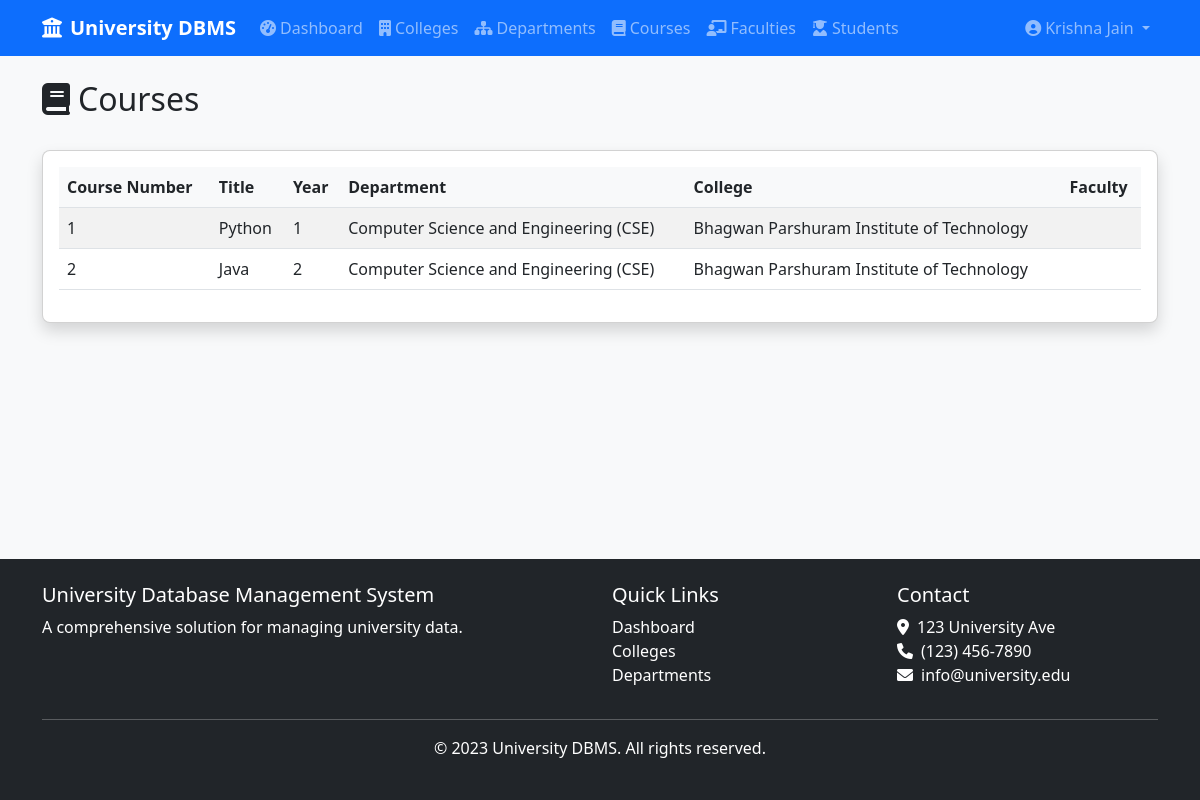
The page /courses (signed in) on the database as committed earlier.
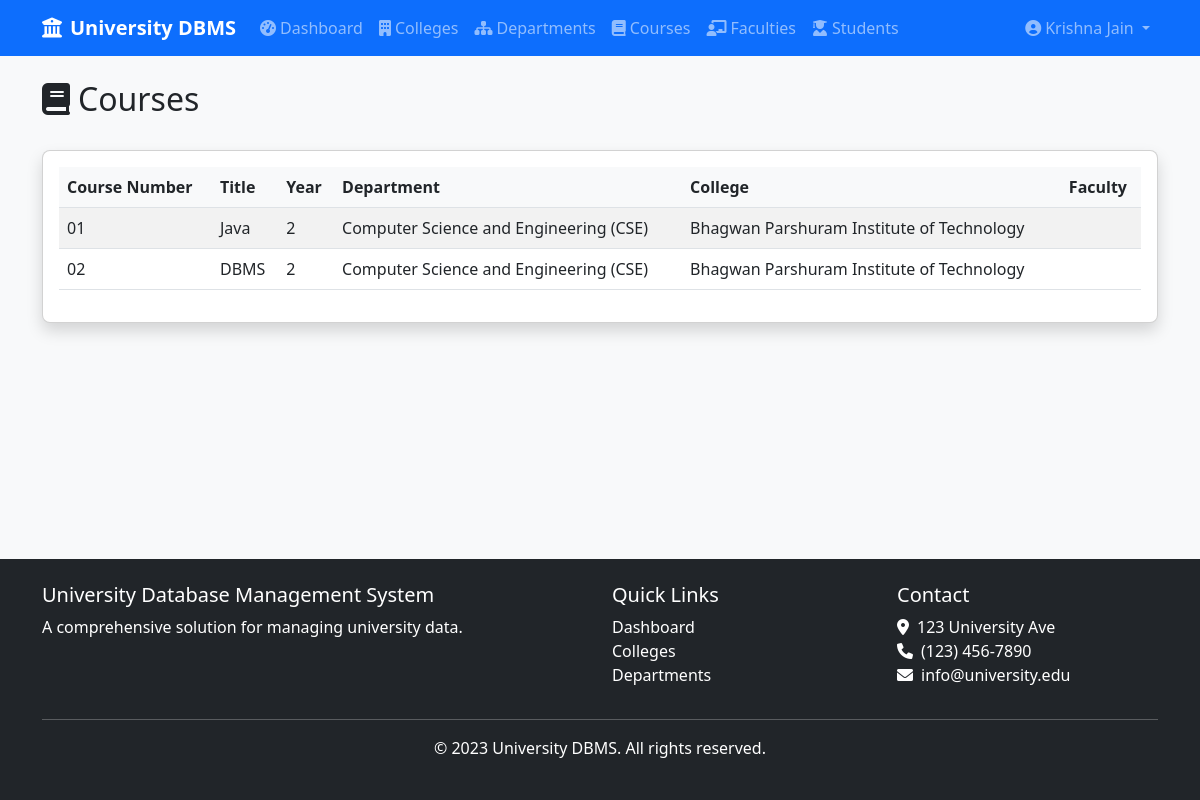
The same page on the database as committed later.
### app/models/user.py (models this page shows, shortened)
class User(UserMixin, db.Model):
    __tablename__ = 'users'
    id = db.Column(db.Integer, primary_key=True)
    username = db.Column(db.String(100), unique=True, nullable=False)
    email = db.Column(db.String(100), unique=True, nullable=False)
    password = db.Column(db.String(100), nullable=False)
    role = db.Column(db.String(20), nullable=False, default='user')  # 'admin' or 'user'
    created_at = db.Column(db.DateTime, default=datetime.utcnow)
    def is_admin(self):
        return self.role == 'admin'

### app/models/course.py (models this page shows, shortened)
class Course(db.Model):
    __tablename__ = 'courses'
    id = db.Column(db.Integer, primary_key=True)
    course_number = db.Column(db.String(20), nullable=False, unique=True)
    title = db.Column(db.String(100), nullable=False)
    description = db.Column(db.Text)
    credits = db.Column(db.Integer, nullable=False)
    year = db.Column(db.Integer, nullable=False)  # 1, 2, 3, or 4
    department_id = db.Column(db.Integer, db.ForeignKey('departments.id'), nullable=False)
    department = db.relationship('Department', backref='courses', lazy=True)
    faculty_courses = db.relationship('FacultyCourse', backref='course', lazy=True, cascade='all, delete-orphan')

### app/models/department.py (models this page shows, shortened)
class Department(db.Model):
    __tablename__ = 'departments'
    id = db.Column(db.Integer, primary_key=True)
    name = db.Column(db.String(100), nullable=False)
    head_of_department = db.Column(db.String(100), nullable=False)
    contact_number = db.Column(db.String(20), nullable=False)
    college_id = db.Column(db.Integer, db.ForeignKey('colleges.id'), nullable=False)

### app/models/college.py (models this page shows, shortened)
class College(db.Model):
    __tablename__ = 'colleges'
    id = db.Column(db.Integer, primary_key=True)
    name = db.Column(db.String(100), nullable=False)
    address = db.Column(db.String(200), nullable=False)
    departments = db.relationship('Department', backref='college', lazy=True)
    contacts = db.relationship('CollegeContact', backref='college', lazy=True, cascade='all, delete-orphan')

### app/routes/user.py (the view)
@user.route('/courses')
@login_required
def courses():
    courses = Course.query.all()
    return render_template('user/courses.html', courses=courses)

### app/models/user.py (called while the page is built)
@login_manager.user_loader
def load_user(user_id):
    return User.query.get(int(user_id))

### app/templates/user/courses.html (shortened to what this page needs)
{% extends "base.html" %}
{% block content %}
<div class="d-flex justify-content-between align-items-center mb-4">
    <h2><i class="fas fa-book me-2"></i>Courses</h2>
</div>
<div class="card shadow">
    <div class="card-body">
        <div class="table-responsive">
            <table class="table table-striped table-hover">
                <thead>
                    <tr>
                        <th>Course Number</th>
                        <th>Title</th>
                        <th>Year</th>
                        <th>Department</th>
                        <th>College</th>
                        <th>Faculty</th>
                    </tr>
                </thead>
                <tbody>
                    {% for course in courses %}
                    <tr>
                        <td>{{ course.course_number }}</td>
                        <td>{{ course.title }}</td>
                        <td>{{ course.year }}</td>
                        <td>{{ course.department.name }}</td>
                        <td>{{ course.department.college.name }}</td>
                        <td>
                        </td>
                    </tr>
                    {% endfor %}
                </tbody>
            </table>
        </div>
    </div>
</div>
{% endblock %}

### app/templates/base.html (shortened to what this page needs)
<!DOCTYPE html>
<html lang="en">
<head>
    <link href="https://cdn.jsdelivr.net/npm/bootstrap@5.3.0-alpha1/dist/css/bootstrap.min.css" rel="stylesheet">
    <link rel="stylesheet" href="https://cdnjs.cloudflare.com/ajax/libs/font-awesome/6.0.0/css/all.min.css">
    <link rel="stylesheet" href="{{ url_for('static', filename='css/style.css') }}">
</head>
<body>
    <div class="content-wrapper">
        <header>
            <nav class="navbar navbar-expand-lg navbar-dark bg-primary">
                <div class="container">
                    <a class="navbar-brand" href="{{ url_for('user.dashboard') }}">
                        <i class="fas fa-university me-2"></i>University DBMS
                    </a>
                    <div class="collapse navbar-collapse" id="navbarNav">
                        <ul class="navbar-nav me-auto">
                            {% if current_user.is_authenticated %}
                                {% if current_user.is_admin() %}
                                    <li class="nav-item">
                                        <a class="nav-link" href="{{ url_for('admin.dashboard') }}">
                                            <i class="fas fa-tachometer-alt me-1"></i>Admin Dashboard
                                        </a>
                                    </li>
                                {% else %}
                                    <li class="nav-item">
                                        <a class="nav-link" href="{{ url_for('user.dashboard') }}">
                                            <i class="fas fa-tachometer-alt me-1"></i>Dashboard
                                        </a>
                                    </li>
                                {% endif %}
                                <li class="nav-item">
                                    <a class="nav-link" href="{{ url_for('user.colleges') }}">
                                        <i class="fas fa-building me-1"></i>Colleges
                                    </a>
                                </li>
                                <li class="nav-item">
                                    <a class="nav-link" href="{{ url_for('user.departments') }}">
                                        <i class="fas fa-sitemap me-1"></i>Departments
                                    </a>
                                </li>
                                <li class="nav-item">
                                    <a class="nav-link" href="{{ url_for('user.courses') }}">
                                        <i class="fas fa-book me-1"></i>Courses
                                    </a>
                                </li>
                                <li class="nav-item">
                                    <a class="nav-link" href="{{ url_for('user.faculties') }}">
                                        <i class="fas fa-chalkboard-teacher me-1"></i>Faculties
                                    </a>
                                </li>
                                <li class="nav-item">
                                    <a class="nav-link" href="{{ url_for('user.students') }}">
                                        <i class="fas fa-user-graduate me-1"></i>Students
                                    </a>
                                </li>
                            {% endif %}
                        </ul>
                        <ul class="navbar-nav">
                            {% if current_user.is_authenticated %}
                                <li class="nav-item dropdown">
                                    <a class="nav-link dropdown-toggle" href="#" id="navbarDropdown" role="button" data-bs-toggle="dropdown">
                                        <i class="fas fa-user-circle me-1"></i>{{ current_user.username }}
                                    </a>
                                </li>
                            {% endif %}
                        </ul>
                    </div>
                </div>
            </nav>
        </header>
        <main class="container py-4">
            {% block content %}{% endblock %}
        </main>
    </div>
    <footer class="bg-dark text-white py-4 mt-5">
        <div class="container">
            <div class="row">
                <div class="col-md-6">
                    <h5>University Database Management System</h5>
                    <p>A comprehensive solution for managing university data.</p>
                </div>
                <div class="col-md-3">
                    <h5>Quick Links</h5>
                    <ul class="list-unstyled">
                        <li><a href="{{ url_for('user.dashboard') }}" class="text-white">Dashboard</a></li>
                        <li><a href="{{ url_for('user.colleges') }}" class="text-white">Colleges</a></li>
                        <li><a href="{{ url_for('user.departments') }}" class="text-white">Departments</a></li>
                    </ul>
                </div>
                <div class="col-md-3">
                    <h5>Contact</h5>
                    <address>
                        <i class="fas fa-map-marker-alt me-2"></i>123 University Ave<br>
                        <i class="fas fa-phone me-2"></i>(123) 456-7890<br>
                        <i class="fas fa-envelope me-2"></i>info@university.edu
                    </address>
                </div>
            </div>
            <hr>
            <div class="text-center">
                <p>&copy; 2023 University DBMS. All rights reserved.</p>
            </div>
        </div>
    </footer>

### app/static/css/style.css (style rules this page uses)
body { font-family: 'Segoe UI', Tahoma, Geneva, Verdana, sans-serif; background-color: #f8f9fa; }
.navbar-brand { font-weight: 600; }
.card { border-radius: 0.5rem; transition: transform 0.3s ease; }
.table th { background-color: #f8f9fa; }
footer { margin-top: auto; }
footer a { text-decoration: none; }

### app/templates/base.html (style rules this page uses)
html, body { height: 100%; margin: 0; }
body { display: flex; flex-direction: column; min-height: 100vh; }
.content-wrapper { flex: 1 0 auto; display: flex; flex-direction: column; }
footer { flex-shrink: 0; width: 100%; background-color: #212529; color: white; margin-top: auto; }

Rows that differ between the two databases and show on the page:
removed Course: course_number "1", title "Python", year "1", department.name "Computer Science and Engineering (CSE)", department.college.name "Bhagwan Parshuram Institute of Technology"
changed Course "Java": course_number "2" → "01"
added Course: course_number "02", title "DBMS", year "2", department.name "Computer Science and Engineering (CSE)", department.college.name "Bhagwan Parshuram Institute of Technology"
